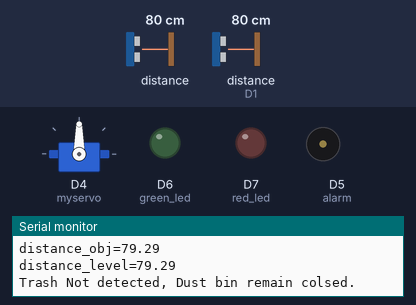
This sketch was run on a simulated ESP8266 (NodeMCU). Parts: servo, output pins drawn as LEDs (lit = HIGH), buzzer (waves = sounding), the last lines printed to the serial monitor. Wiring (inferred from the names in the program): 2 × ultrasonic range finder: trigger D2, echo D3 / trigger D0, echo D1. The inputs (shaded band) are chosen by the test bench; at power-on: distance to the obstacle (sensor on D1) 80 cm, distance to the obstacle 80 cm. The echo pulse lasts 58.3 µs per cm; WiFi joins after 1.5 s; servers stay silent unless stated; uploads are accepted with an empty reply; pins used as bus, display or sensor lines are not drawn.

Above: at 2.7 s.
2.8 s: distance to the obstacle (sensor on D1) set to 9 cm
15.0 s: distance to the obstacle (sensor on D1) set to 6 cm
At 20.7 s:
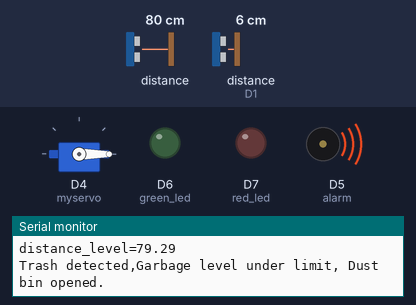
23.8 s: distance to the obstacle (sensor 0) set to 7 cm
35.0 s: distance to the obstacle (sensor 0) set to 4 cm
At 43.2 s:
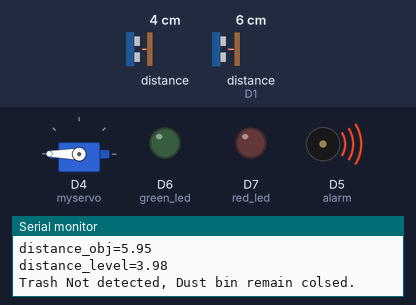
44.0 s: distance to the obstacle (sensor 0) set to 9 cm
At 54.6 s:
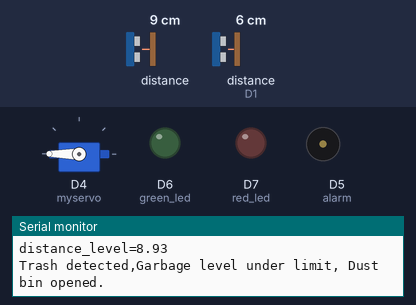
55.1 s: distance to the obstacle (sensor 0) set to 2 cm
At 65.3 s:
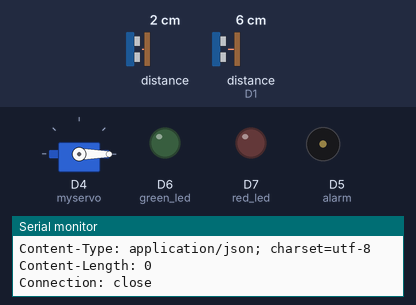
Timing chart, 0 to 66.8 s (numbered marks = the images above; inputs shaded):
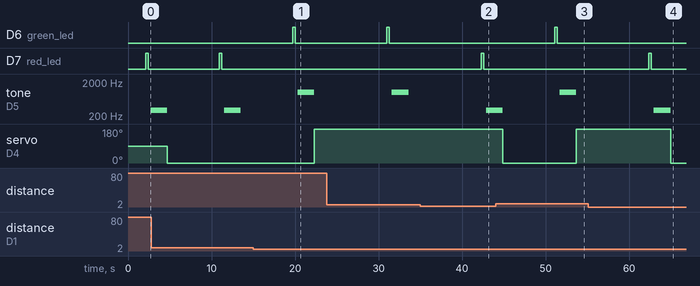

Measured:
- the behaviour switches between 8 and 7 cm on distance to the obstacle (sensor on D1) (found by bisection; images 0 and 1)
- the behaviour switches between 6 and 5 cm on distance to the obstacle (sensor 0) (found by bisection; images 1 and 2)
- after the input at 15.0 s, D6 (green_led): LOW → HIGH after 4.7 s, → LOW 0.30 s later; D7 (red_led): stays LOW (without the input it goes to HIGH after 4.7 s); servo on D4 (myservo): 0° → 180° after 7.3 s
- after the input at 35.0 s, D6 (green_led): stays LOW (without the input it goes to HIGH after 7.3 s); D7 (red_led): LOW → HIGH after 7.3 s, → LOW 0.30 s later; tone on D5 (alarm): silent → 300 Hz after 7.9 s
- after the input at 44.0 s, D6 (green_led): LOW → HIGH after 7.1 s, → LOW 0.30 s later; D7 (red_led): stays LOW (without the input it goes to HIGH after 7.1 s)
- after the input at 55.1 s, D6 (green_led): stays LOW (without the input it goes to HIGH after 7.3 s); D7 (red_led): LOW → HIGH after 7.3 s, → LOW 0.30 s later; servo on D4 (myservo): 180° → 0° after 9.9 s

The sketch:

trash_bin_ThingWorx_ESP.ino
```cpp
#include <ESP8266WiFi.h>
#include <Servo.h>
WiFiClient client;
#define red_led D7
#define green_led D6
#define alarm  D5
#define trigPin_obj D0
#define echoPin_obj D1
#define trigPin_level D2
#define echoPin_level D3
bool Full_empety;
bool Open_close;
long DURATION_obj;
float DISTANCE_obj;
long DURATION_level;
float DISTANCE_level;
const float velocity=0.034;
Servo myservo;


const char* ssid = "MANI";
const char* password = "Mani6652";
/*const char* ssid = "dlink-B2CE";
const char* password = "Scetngp2021";
/*const char* ssid = "realme";
const char* password = "eeeetttt";  */

const char* host = "thingworx.scetngp.com";
const int httpsPort = 80;

const char Thing[] = "dust_bin_sensors_Mani";
const char Property1[] = "Full_empety";
const char Property2[] = "Open_close";
const char Property3[] = "Ultrasconic_level";
const char Property4[] = "Ultrasconic_obj";

void Put(String ThingName, String ThingProperty, int Value)
  {

    Serial.println(host);
  if (!client.connect(host, httpsPort))
 {
    Serial.println("connection failed");
    return;
  } else

 {
    Serial.println("Connected to ThingWorx.");
  }
  String url = "/Thingworx/Things/" + ThingName + "/Properties/" + ThingProperty;
  Serial.print("requesting URL: ");
  Serial.println(url);

  String strPUTReqVal = "{\"" + ThingProperty + "\":\"" + Value + "\"}";
  Serial.print("PUT Value: ");
  Serial.println(strPUTReqVal);

  client.print(String("PUT ") + url + " HTTP/1.1\r\n" +
               "Host: " + host + "\r\n" +
               "appKey: 6b3c910d-8ce5-4d18-916d-e9240a97ca0b" + "\r\n" +
               "x-thingworx-session: false" + "\r\n" +
               "Accept: application/json" + "\r\n" +
               "Connection: close" + "\r\n" +
               "Content-Type: application/json" + "\r\n" +
               "Content-Length: " + String(strPUTReqVal.length()) + "\r\n\r\n" +
               strPUTReqVal + "\r\n\r\n");

  while (client.connected())
{
    String line = client.readStringUntil('\r');
    Serial.print(line);
  }
  client.stop();
}

void setup()
{
  pinMode(alarm, OUTPUT);
  pinMode(red_led,OUTPUT);
  pinMode(green_led,OUTPUT);
 pinMode(trigPin_obj, OUTPUT);
 pinMode(echoPin_obj, INPUT);
 pinMode(trigPin_level, OUTPUT);
 pinMode(echoPin_level, INPUT);
  myservo.attach(D4);
  Serial.begin(115200);
  Serial.println();
  Serial.print("connecting to ");
  Serial.println(ssid);
  WiFi.begin(ssid, password);
  while (WiFi.status() != WL_CONNECTED)
 {
    delay(500);
    Serial.print(".");
  }
  Serial.println("");
  Serial.println("WiFi connected");
  Serial.println("IP address: ");
  Serial.println(WiFi.localIP());

}

void loop()
{
  digitalWrite(trigPin_obj, LOW);
  delayMicroseconds(2);
  digitalWrite(trigPin_obj, HIGH);
  delayMicroseconds(10);
  digitalWrite(trigPin_obj, LOW);
  DURATION_obj = pulseIn(echoPin_obj, HIGH);
  DISTANCE_obj = 0.034 * DURATION_obj / 2;
  float Ultrasconic_obj = DISTANCE_obj;
  delay(300);
  digitalWrite(trigPin_level, LOW);
  delayMicroseconds(2);
  digitalWrite(trigPin_level, HIGH);
  delayMicroseconds(10);
  digitalWrite(trigPin_level, LOW);
  DURATION_level = pulseIn(echoPin_level, HIGH);
  DISTANCE_level = 0.034 * DURATION_level / 2;
  float Ultrasconic_level = DISTANCE_level;

  Serial.print("distance_obj=");
  Serial.println(DISTANCE_obj);
  Serial.print("distance_level=");
  Serial.println(DISTANCE_level);
 delay(300);


 if(DISTANCE_level>5 && DISTANCE_obj<7)
  {
     Open_close = true;
     Full_empety = false;

    Serial.println("Trash detected,Garbage level under limit, Dust bin opened.");
    digitalWrite(green_led,HIGH);
    delay(300);
     digitalWrite(green_led,LOW);
    delay(300);
    digitalWrite(red_led,LOW);
    tone(alarm,1000);
    delay(2000);
    noTone(alarm);
    myservo.write(180);
      delay(2500);
  }
   /*else if(DISTANCE_level<5 && DISTANCE_obj<7)
    {
       Serial.println("Trash detected,Garbage level over the limit, Dust bin remain colsed.");
     Open_close = true;
     Full_empety = false;
    myservo.write(0);
  }*/
  else
  {

    Serial.println("Trash Not detected, Dust bin remain colsed.");
    Open_close = false;
     Full_empety = true;
     digitalWrite(red_led,HIGH);
    delay(300);
     digitalWrite(red_led,LOW);
    delay(300);
    digitalWrite(green_led,LOW);
    tone(alarm,300);
    delay(2000);
    noTone(alarm);
    myservo.write(0);
  }
  Put(Thing,Property1,Full_empety);
  Put(Thing,Property2,Open_close);
  Put(Thing,Property3,DISTANCE_level);
  Put(Thing,Property4,DISTANCE_obj);

  delay(500);
}
```
